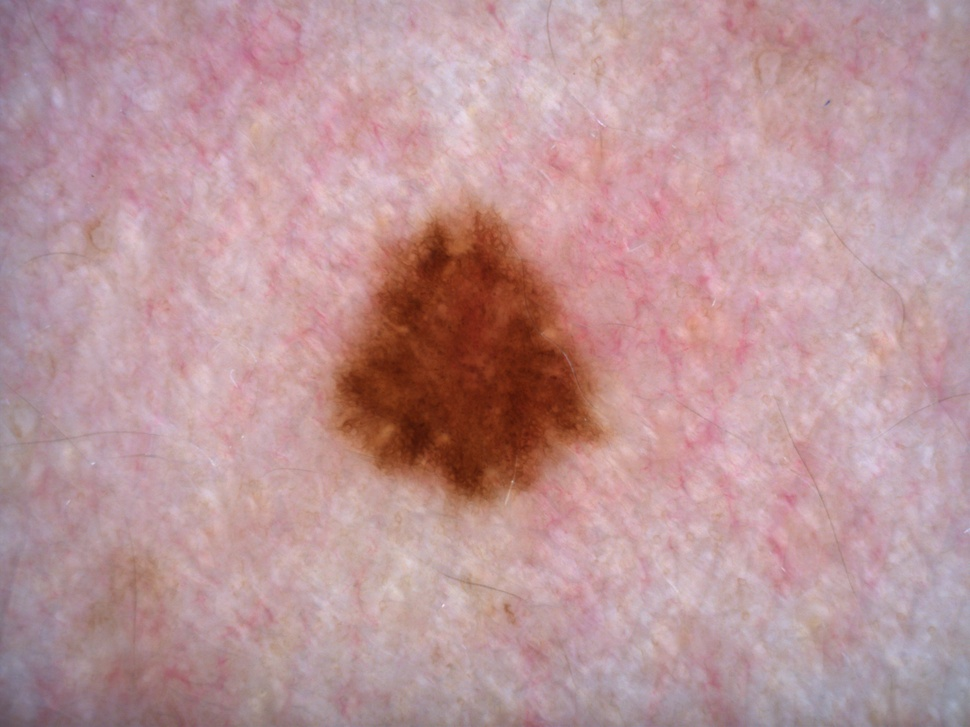
#> input picture 26.jpg, 970 x 727 px, shrunk from 2560 x 1920 before the run
$ python -i several_circles.py   (imports and definitions only)
#> lines starting #> are read from the running program, lines starting #| are printed output that depends on the picture; after the words box and inside, x2 and y2 are one past the last pixel; in counts of white or black regions, pixels touching at a corner belong together
#> further down, picture is the input picture: shape (727, 970, 3); mean B, G, R 153.2, 149.4, 187.2
import numpy as np
import cv2
from joblib import load

def preprocess_image(img: np.ndarray) -> np.ndarray:
    """
    Preprocess the image by enhancing contrast and applying adaptive thresholding.

    Args:
        img (np.ndarray): Input image as a NumPy array.

    Returns:
        np.ndarray: Thresholded binary image.
    """
    clahe = cv2.createCLAHE(clipLimit=5, tileGridSize=(8, 8))
    lab = cv2.cvtColor(img, cv2.COLOR_BGR2LAB)
#> lab: shape (727, 970, 3); mean of channels 0, 1, 2 166.8, 143.1, 132
    l, a, b = cv2.split(lab)
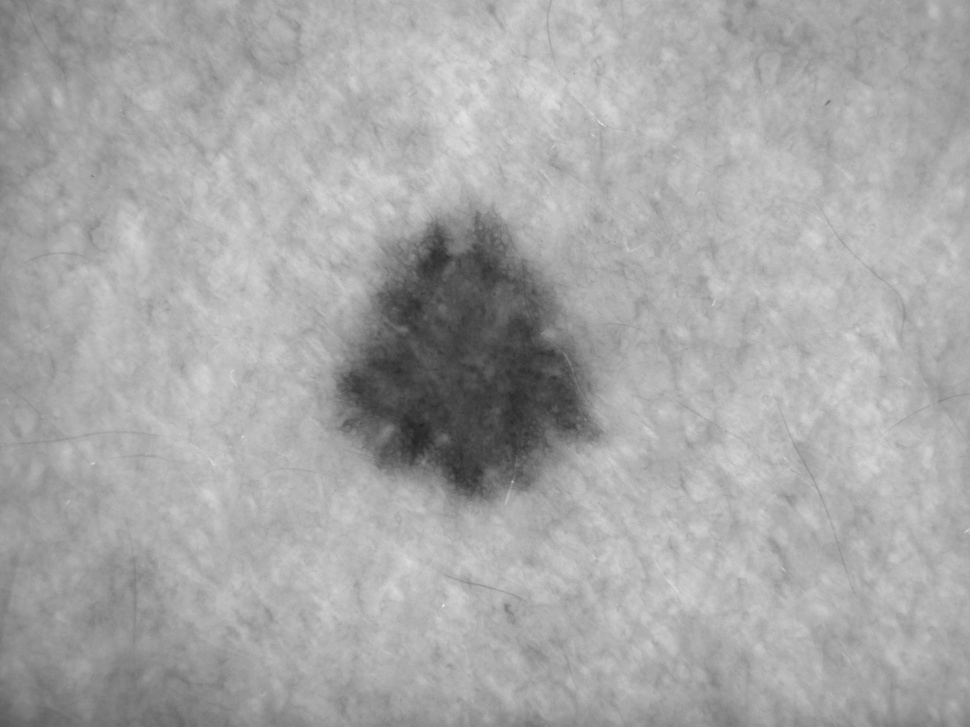
#> l: shape (727, 970); min 36, max 237, mean 166.8
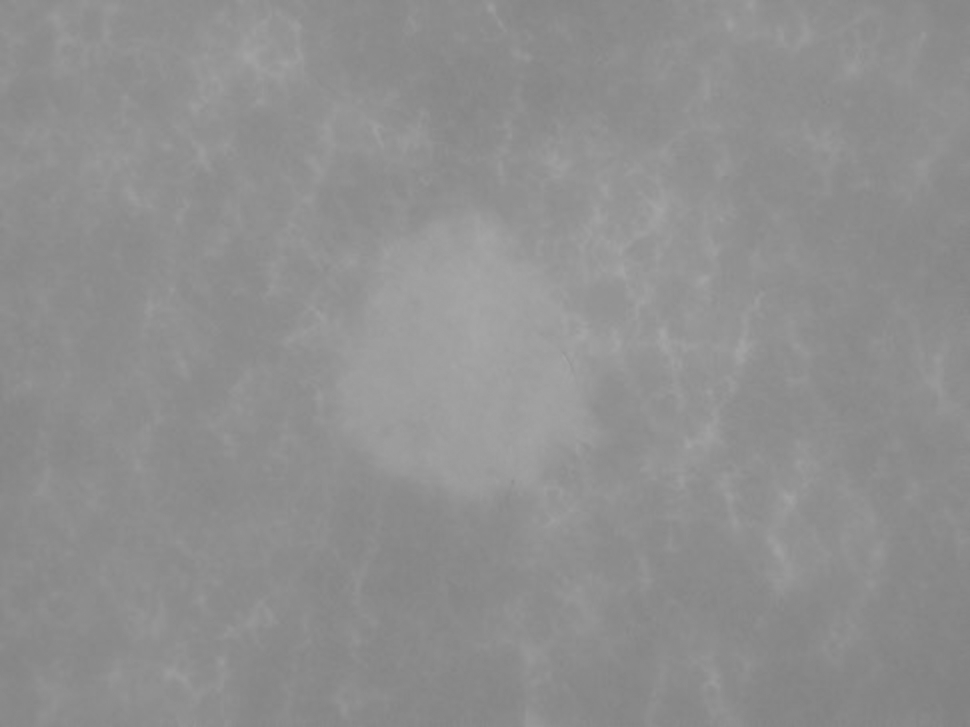
#> a: shape (727, 970); min 128, max 166, mean 143.1
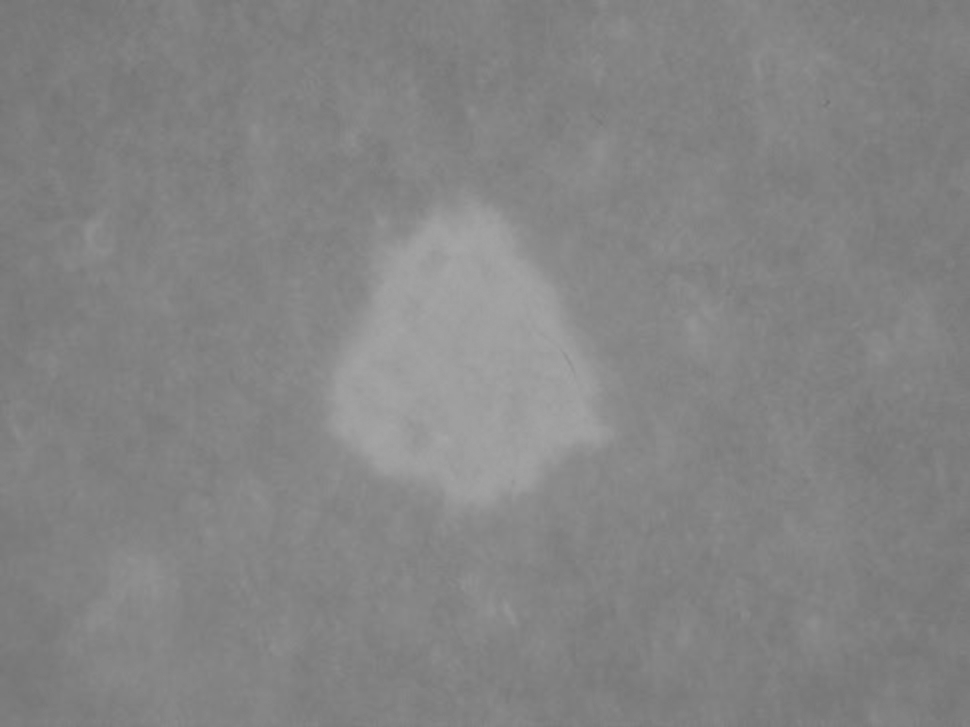
#> b: shape (727, 970); min 115, max 166, mean 132
    l2 = clahe.apply(l)
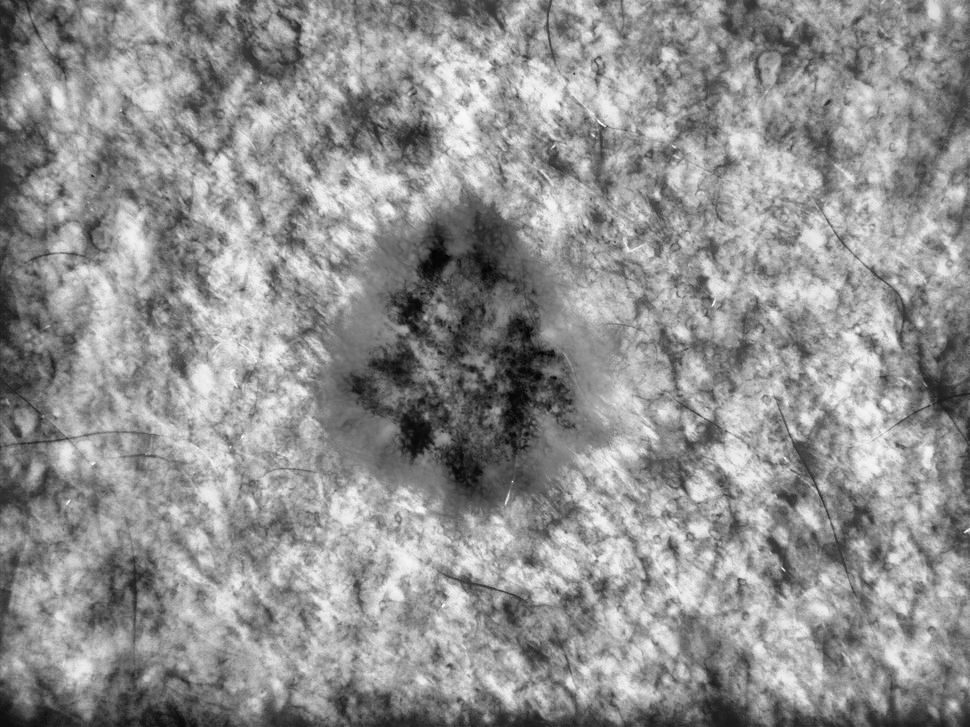
#> l2: shape (727, 970); min 3, max 249, mean 144.7
    lab = cv2.merge((l2, a, b))
#> lab: shape (727, 970, 3); mean of channels 0, 1, 2 144.7, 143.1, 132
    img2 = cv2.cvtColor(lab, cv2.COLOR_LAB2BGR)
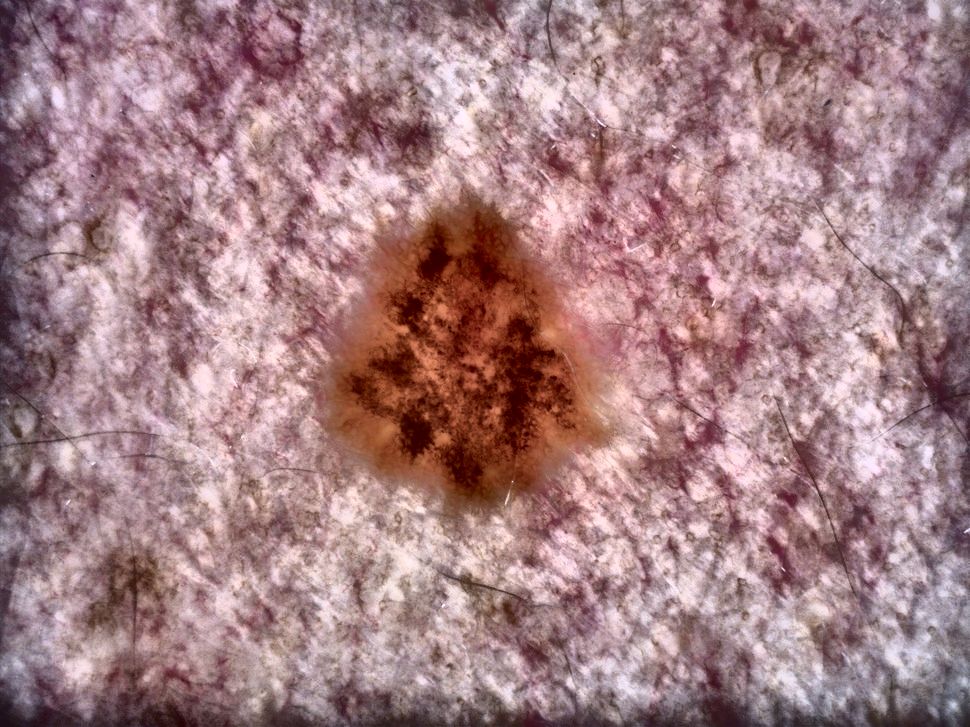
#> img2: shape (727, 970, 3); mean B, G, R 131.7, 128, 164.4
    gray = cv2.cvtColor(img2, cv2.COLOR_BGR2GRAY)
    blur = cv2.bilateralFilter(gray, 5, 20, 100)
    thresh = cv2.adaptiveThreshold(blur, 255, cv2.ADAPTIVE_THRESH_GAUSSIAN_C,
                                   cv2.THRESH_BINARY_INV, 101, -13)
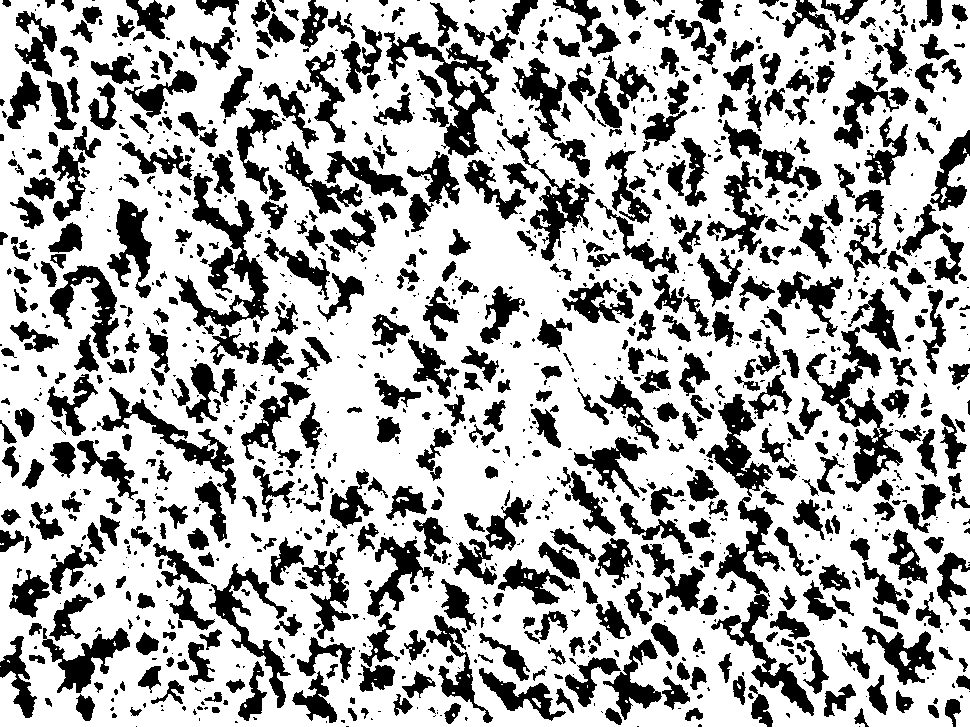
#> thresh: shape (727, 970); 68.6% white; 1348 black regions (685 under 20 px), largest, box (x1, y1, x2, y2) and area: (175, 173, 269, 365) 5201, (711, 497, 814, 716) 4480, (806, 327, 903, 492) 4039
    return thresh


# [75 lines left out: functions detect_keypoints, extract_features, classify_image, not called in this run]

# [1 line not run here, left out]

# [17 lines left out: function main, not called in this run]

>>> import cv2
>>> picture = cv2.imread('26.jpg')
>>> result = preprocess_image(picture)
